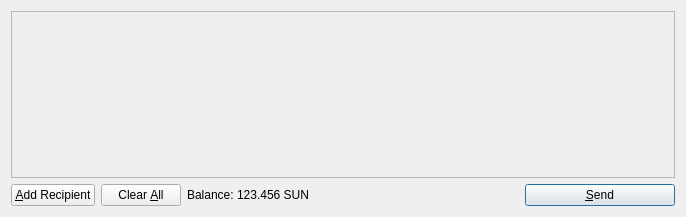
<?xml version="1.0" encoding="UTF-8"?>
<ui version="4.0">
 <class>SendCoinsDialog</class>
 <widget class="QDialog" name="SendCoinsDialog">
  <property name="geometry">
   <rect>
    <x>0</x>
    <y>0</y>
    <width>686</width>
    <height>217</height>
   </rect>
  </property>
  <property name="windowTitle">
   <string>Send Coins</string>
  </property>
  <layout class="QVBoxLayout" name="verticalLayout">
   <item>
    <widget class="QScrollArea" name="scrollArea">
     <property name="widgetResizable">
      <bool>true</bool>
     </property>
     <widget class="QWidget" name="scrollAreaWidgetContents">
      <property name="geometry">
       <rect>
        <x>0</x>
        <y>0</y>
        <width>666</width>
        <height>165</height>
       </rect>
      </property>
      <layout class="QVBoxLayout" name="verticalLayout_2">
       <property name="margin">
        <number>0</number>
       </property>
       <item>
        <layout class="QVBoxLayout" name="entries">
         <property name="spacing">
          <number>6</number>
         </property>
        </layout>
       </item>
       <item>
        <spacer name="verticalSpacer">
         <property name="orientation">
          <enum>Qt::Vertical</enum>
         </property>
         <property name="sizeHint" stdset="0">
          <size>
           <width>20</width>
           <height>40</height>
          </size>
         </property>
        </spacer>
       </item>
      </layout>
     </widget>
    </widget>
   </item>
   <item>
    <layout class="QHBoxLayout" name="horizontalLayout">
     <item>
      <widget class="QPushButton" name="addButton">
       <property name="toolTip">
        <string>Send to multiple recipients at once</string>
       </property>
       <property name="text">
        <string>&amp;Add Recipient</string>
       </property>
       <property name="icon">
        <iconset resource="../bitcoin.qrc">
         <normaloff>:/icons/add</normaloff>:/icons/add</iconset>
       </property>
       <property name="autoDefault">
        <bool>false</bool>
       </property>
      </widget>
     </item>
     <item>
      <widget class="QPushButton" name="clearButton">
       <property name="sizePolicy">
        <sizepolicy hsizetype="Minimum" vsizetype="Fixed">
         <horstretch>0</horstretch>
         <verstretch>0</verstretch>
        </sizepolicy>
       </property>
       <property name="toolTip">
        <string>Remove all transaction fields</string>
       </property>
       <property name="text">
        <string>Clear &amp;All</string>
       </property>
       <property name="icon">
        <iconset resource="../bitcoin.qrc">
         <normaloff>:/icons/remove</normaloff>:/icons/remove</iconset>
       </property>
       <property name="autoRepeatDelay">
        <number>300</number>
       </property>
       <property name="autoDefault">
        <bool>false</bool>
       </property>
      </widget>
     </item>
     <item>
      <layout class="QHBoxLayout" name="horizontalLayout_2">
       <property name="spacing">
        <number>3</number>
       </property>
       <item>
        <widget class="QLabel" name="label">
         <property name="text">
          <string>Balance:</string>
         </property>
        </widget>
       </item>
       <item>
        <widget class="QLabel" name="labelBalance">
         <property name="cursor">
          <cursorShape>IBeamCursor</cursorShape>
         </property>
         <property name="text">
          <string>123.456 SUN</string>
         </property>
         <property name="textInteractionFlags">
          <set>Qt::LinksAccessibleByMouse|Qt::TextSelectableByKeyboard|Qt::TextSelectableByMouse</set>
         </property>
        </widget>
       </item>
      </layout>
     </item>
     <item>
      <spacer name="horizontalSpacer">
       <property name="orientation">
        <enum>Qt::Horizontal</enum>
       </property>
       <property name="sizeHint" stdset="0">
        <size>
         <width>40</width>
         <height>20</height>
        </size>
       </property>
      </spacer>
     </item>
     <item>
      <widget class="QPushButton" name="sendButton">
       <property name="minimumSize">
        <size>
         <width>150</width>
         <height>0</height>
        </size>
       </property>
       <property name="toolTip">
        <string>Confirm the send action</string>
       </property>
       <property name="text">
        <string>&amp;Send</string>
       </property>
       <property name="icon">
        <iconset resource="../bitcoin.qrc">
         <normaloff>:/icons/send</normaloff>:/icons/send</iconset>
       </property>
       <property name="default">
        <bool>true</bool>
       </property>
      </widget>
     </item>
    </layout>
   </item>
  </layout>
 </widget>
 <resources>
  <include location="../bitcoin.qrc"/>
 </resources>
 <connections/>
</ui>
